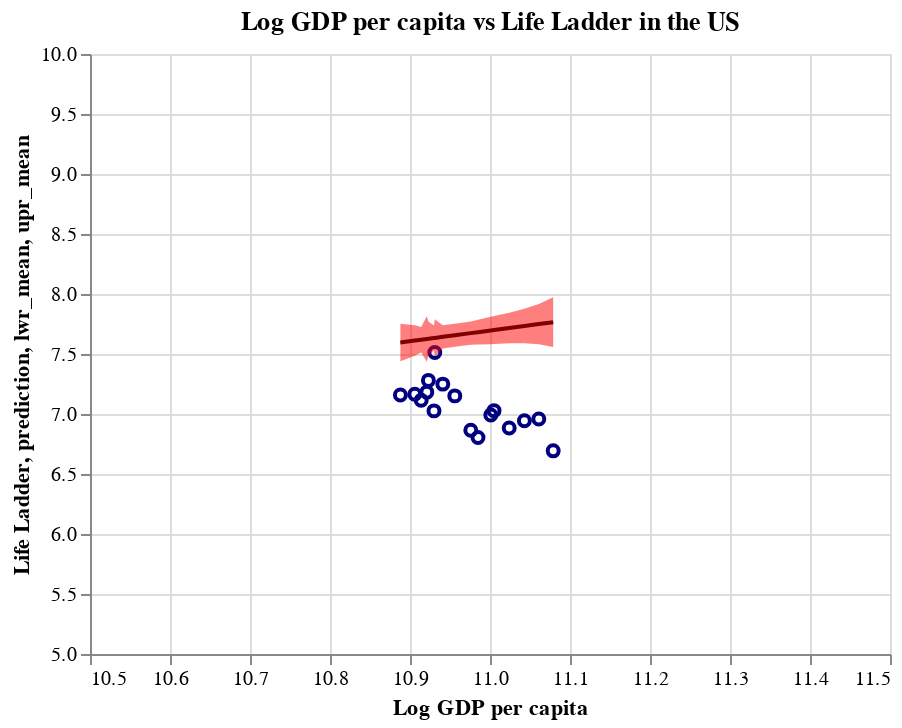

Write notebook code for a chart like this one.
### Markdown cell above
# Predicting China's Life Ladder based on log GDP

### Code cell
# Adding constants to China explanatory variable
x_us = sm.tools.add_constant(happy_us['Log GDP per capita'])

# Predicting
preds_us = rslt.get_prediction(x_us)

# Adding confidence interval and predictions to dataframe
happy_us['lwr_mean'] = preds_us.predicted_mean - 2*preds.se_mean
happy_us['upr_mean'] = preds_us.predicted_mean + 2*preds.se_mean
happy_us['prediction'] = preds_us.predicted_mean

# constructing linear reg plot
slr_line_us = alt.Chart(happy_us).mark_line(color = 'black').encode(
    x = 'Log GDP per capita',
    y = 'prediction'
)

# Constructing a confidence band
band_us = alt.Chart(happy_us).mark_area(opacity = 0.5, color = 'red').encode(
    x = 'Log GDP per capita',
    y = 'lwr_mean',
    y2 = 'upr_mean'
)

# Log GDP per capita vs Life Ladder 
plot_us = alt.Chart(happy_us).mark_point(opacity = 1, color = 'navy').encode(
    x = alt.X('Log GDP per capita', scale = alt.Scale(domain = (10.5, 11.5))),
    y = alt.Y('Life Ladder', scale = alt.Scale(domain = (5, 10)))
).properties(title = 'Log GDP per capita vs Life Ladder in the US')

# layering
plot_us + slr_line_us + band_us

### Figure 1 — Vega-Lite specification as saved in the notebook (floating-point values rounded to 4 significant figures)
{"config": {"view": {"continuousWidth": 400, "continuousHeight": 300}}, "layer": [{"mark": {"type": "point", "color": "navy", "opacity": 1}, "encoding": {"x": {"field": "Log GDP per capita", "scale": {"domain": [10.5, 11.5]}, "type": "quantitative"}, "y": {"field": "Life Ladder", "scale": {"domain": [5, 10]}, "type": "quantitative"}}, "title": "Log GDP per capita vs Life Ladder in the US"}, {"mark": {"type": "line", "color": "black"}, "encoding": {"x": {"field": "Log GDP per capita", "type": "quantitative"}, "y": {"field": "prediction", "type": "quantitative"}}}, {"mark": {"type": "area", "color": "red", "opacity": 0.5}, "encoding": {"x": {"field": "Log GDP per capita", "type": "quantitative"}, "y": {"field": "lwr_mean", "type": "quantitative"}, "y2": {"field": "upr_mean"}}}], "data": {"name": "data-0d7df974fe5e43ffc2adb4336c355de9"}, "$schema": "https://vega.github.io/schema/vega-lite/v4.17.0.json", "datasets": {"data-0d7df974fe5e43ffc2adb4336c355de9": [{"Country name": "United States", "year": 2006, "Life Ladder": 7.182, "Log GDP per capita": 10.92, "Social support": 0.965, "Healthy life expectancy at birth": 66.78, "Freedom to make life choices": 0.911, "Generosity": null, "Perceptions of corruption": 0.6, "Positive affect": 0.775, "Negative affect": 0.261, "lwr_mean": 7.435, "upr_mean": 7.815, "prediction": 7.625}, {"Country name": "United States", "year": 2007, "Life Ladder": 7.513, "Log GDP per capita": 10.93, "Social support": null, "Healthy life expectancy at birth": 66.76, "Freedom to make life choices": 0.872, "Generosity": 0.193, "Perceptions of corruption": 0.633, "Positive affect": 0.756, "Negative affect": 0.232, "lwr_mean": 7.48, "upr_mean": 7.789, "prediction": 7.634}, {"Country name": "United States", "year": 2008, "Life Ladder": 7.28, "Log GDP per capita": 10.92, "Social support": 0.953, "Healthy life expectancy at birth": 66.74, "Freedom to make life choices": 0.878, "Generosity": 0.25, "Perceptions of corruption": 0.668, "Positive affect": 0.774, "Negative affect": 0.227, "lwr_mean": 7.484, "upr_mean": 7.77, "prediction": 7.627}, {"Country name": "United States", "year": 2009, "Life Ladder": 7.158, "Log GDP per capita": 10.89, "Social support": 0.912, "Healthy life expectancy at birth": 66.72, "Freedom to make life choices": 0.831, "Generosity": 0.196, "Perceptions of corruption": 0.665, "Positive affect": 0.753, "Negative affect": 0.262, "lwr_mean": 7.441, "upr_mean": 7.751, "prediction": 7.596}, {"Country name": "United States", "year": 2010, "Life Ladder": 7.164, "Log GDP per capita": 10.91, "Social support": 0.926, "Healthy life expectancy at birth": 66.7, "Freedom to make life choices": 0.828, "Generosity": 0.239, "Perceptions of corruption": 0.69, "Positive affect": 0.776, "Negative affect": 0.231, "lwr_mean": 7.484, "upr_mean": 7.739, "prediction": 7.612}, {"Country name": "United States", "year": 2011, "Life Ladder": 7.115, "Log GDP per capita": 10.91, "Social support": 0.922, "Healthy life expectancy at birth": 66.68, "Freedom to make life choices": 0.863, "Generosity": 0.156, "Perceptions of corruption": 0.697, "Positive affect": 0.737, "Negative affect": 0.273, "lwr_mean": 7.512, "upr_mean": 7.726, "prediction": 7.619}, {"Country name": "United States", "year": 2012, "Life Ladder": 7.026, "Log GDP per capita": 10.93, "Social support": 0.903, "Healthy life expectancy at birth": 66.66, "Freedom to make life choices": 0.823, "Generosity": 0.21, "Perceptions of corruption": 0.71, "Positive affect": 0.765, "Negative affect": 0.26, "lwr_mean": 7.529, "upr_mean": 7.737, "prediction": 7.633}, {"Country name": "United States", "year": 2013, "Life Ladder": 7.249, "Log GDP per capita": 10.94, "Social support": 0.925, "Healthy life expectancy at birth": 66.64, "Freedom to make life choices": 0.792, "Generosity": 0.269, "Perceptions of corruption": 0.747, "Positive affect": 0.776, "Negative affect": 0.26, "lwr_mean": 7.546, "upr_mean": 7.74, "prediction": 7.643}, {"Country name": "United States", "year": 2014, "Life Ladder": 7.151, "Log GDP per capita": 10.96, "Social support": 0.902, "Healthy life expectancy at birth": 66.62, "Freedom to make life choices": 0.866, "Generosity": 0.217, "Perceptions of corruption": 0.702, "Positive affect": 0.786, "Negative affect": 0.281, "lwr_mean": 7.559, "upr_mean": 7.753, "prediction": 7.656}, {"Country name": "United States", "year": 2015, "Life Ladder": 6.864, "Log GDP per capita": 10.98, "Social support": 0.904, "Healthy life expectancy at birth": 66.6, "Freedom to make life choices": 0.849, "Generosity": 0.215, "Perceptions of corruption": 0.698, "Positive affect": 0.769, "Negative affect": 0.275, "lwr_mean": 7.577, "upr_mean": 7.771, "prediction": 7.674}, {"Country name": "United States", "year": 2016, "Life Ladder": 6.804, "Log GDP per capita": 10.98, "Social support": 0.897, "Healthy life expectancy at birth": 66.47, "Freedom to make life choices": 0.758, "Generosity": 0.14, "Perceptions of corruption": 0.739, "Positive affect": 0.737, "Negative affect": 0.264, "lwr_mean": 7.578, "upr_mean": 7.786, "prediction": 7.682}, {"Country name": "United States", "year": 2017, "Life Ladder": 6.992, "Log GDP per capita": 11.0, "Social support": 0.921, "Healthy life expectancy at birth": 66.35, "Freedom to make life choices": 0.868, "Generosity": 0.193, "Perceptions of corruption": 0.681, "Positive affect": 0.755, "Negative affect": 0.268, "lwr_mean": 7.582, "upr_mean": 7.81, "prediction": 7.696}, {"Country name": "United States", "year": 2018, "Life Ladder": 6.883, "Log GDP per capita": 11.02, "Social support": 0.904, "Healthy life expectancy at birth": 66.22, "Freedom to make life choices": 0.825, "Generosity": 0.112, "Perceptions of corruption": 0.71, "Positive affect": 0.757, "Negative affect": 0.292, "lwr_mean": 7.59, "upr_mean": 7.844, "prediction": 7.717}, {"Country name": "United States", "year": 2019, "Life Ladder": 6.944, "Log GDP per capita": 11.04, "Social support": 0.917, "Healthy life expectancy at birth": 66.1, "Freedom to make life choices": 0.836, "Generosity": 0.14, "Perceptions of corruption": 0.707, "Positive affect": 0.755, "Negative affect": 0.244, "lwr_mean": 7.591, "upr_mean": 7.876, "prediction": 7.733}, {"Country name": "United States", "year": 2020, "Life Ladder": 7.028, "Log GDP per capita": 11.01, "Social support": 0.937, "Healthy life expectancy at birth": 65.97, "Freedom to make life choices": 0.85, "Generosity": 0.029, "Perceptions of corruption": 0.678, "Positive affect": 0.722, "Negative affect": 0.295, "lwr_mean": 7.582, "upr_mean": 7.817, "prediction": 7.7}, {"Country name": "United States", "year": 2021, "Life Ladder": 6.959, "Log GDP per capita": 11.06, "Social support": 0.92, "Healthy life expectancy at birth": 65.85, "Freedom to make life choices": 0.816, "Generosity": 0.19, "Perceptions of corruption": 0.687, "Positive affect": 0.74, "Negative affect": 0.277, "lwr_mean": 7.582, "upr_mean": 7.917, "prediction": 7.749}, {"Country name": "United States", "year": 2022, "Life Ladder": 6.693, "Log GDP per capita": 11.08, "Social support": 0.9, "Healthy life expectancy at birth": 65.72, "Freedom to make life choices": 0.736, "Generosity": 0.191, "Perceptions of corruption": 0.701, "Positive affect": 0.712, "Negative affect": 0.267, "lwr_mean": 7.558, "upr_mean": 7.973, "prediction": 7.765}]}}
